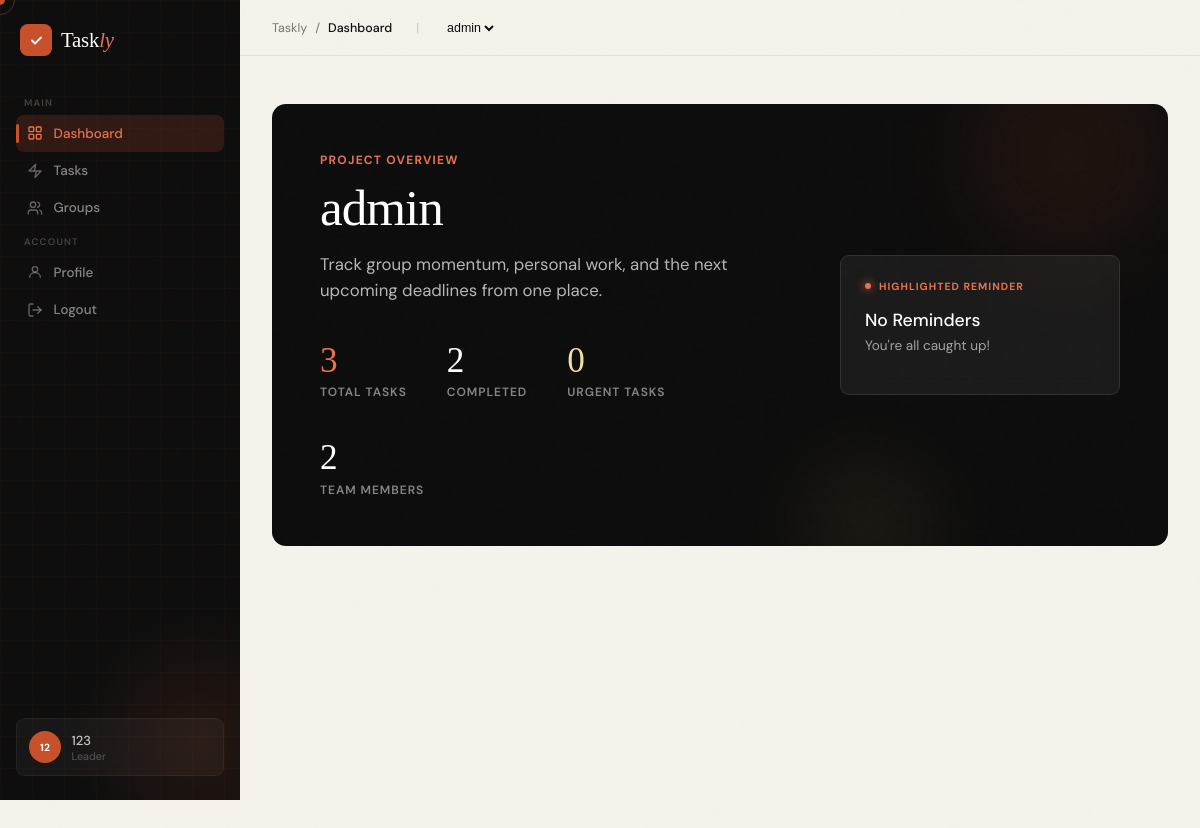
The page /dashboard (signed in) on the database its author committed.
### app.py (models this page shows)
class User(db.Model):
    id = db.Column(db.Integer, primary_key=True)
    username = db.Column(db.String(80), unique=True, nullable=False)
    password_hash = db.Column(db.String(200), nullable=False)
    github_username = db.Column(db.String(80), nullable=True)  # Added for GitHub API
    group_role = db.Column(db.String(20), default='Member')
    current_group_id = db.Column(db.Integer, db.ForeignKey('group.id'), nullable=True)
    tasks = db.relationship('Task', backref='assignee', lazy=True)
    groups = db.relationship('Group', secondary=user_group_association, back_populates='users')

class Group(db.Model):
    id = db.Column(db.Integer, primary_key=True)
    name = db.Column(db.String(120), nullable=False)
    invite_code = db.Column(db.String(6), unique=True, nullable=False)
    repo_url = db.Column(db.String(255), nullable=True)
    is_non_coding = db.Column(db.Boolean, default=False)  # Group level setting
    users = db.relationship('User', secondary=user_group_association, back_populates='groups')
    tasks = db.relationship('Task', backref='group', lazy=True, cascade="all, delete-orphan")

### app.py (the view)
@app.route('/dashboard')
def dashboard():
    user = get_current_user()
    if not user:
        return redirect(url_for('login'))
    active_group = get_active_group(user)
    team_members = active_group.users if active_group else []
    all_tasks = active_group.tasks if active_group else []
    if user.group_role in ['Leader', 'Co-Leader']:
        filtered_tasks = all_tasks
    else:
        filtered_tasks = [t for t in all_tasks if t.assignee_id == user.id or t.is_reminder]
    tasks = [t for t in filtered_tasks if not t.is_reminder]
    reminders = [t for t in filtered_tasks if t.is_reminder]
    tasks_in_progress = sum(1 for t in tasks if t.status_color != 'bg-success')
    def sort_key(r):
        return r.deadline if r.deadline else date.max
    reminders.sort(key=sort_key)
    highlighted_reminder = next((r for r in reminders if r.is_highlighted), None)
    if not highlighted_reminder and reminders:
        highlighted_reminder = reminders[0]  # Default highlight
    group_completion_rate = 0
    if tasks:
        coding_tasks = [t for t in tasks if not t.is_non_coding]
        standard_tasks = [t for t in tasks if t.is_non_coding]
        coding_rate = 0
        if coding_tasks:
            total_actual_loc = sum(min(t.actual_loc, t.target_loc) for t in coding_tasks)
            total_target_loc = sum(t.target_loc for t in coding_tasks)
            if total_target_loc > 0:
                coding_rate = (total_actual_loc / total_target_loc) * 100
        standard_rate = 0
        if standard_tasks:
            completed_standard = sum(1 for t in standard_tasks if t.status_color == 'bg-success')
            standard_rate = (completed_standard / len(standard_tasks)) * 100
        if coding_tasks and standard_tasks:
            total_weight = len(coding_tasks) + len(standard_tasks)
            group_completion_rate = ((coding_rate * len(coding_tasks)) + (standard_rate * len(standard_tasks))) / total_weight
        elif coding_tasks:
            group_completion_rate = coding_rate
        elif standard_tasks:
            group_completion_rate = standard_rate
    return render_template('dashboard.html',
                           current_user=user,
                           group=active_group,
                           team_members=team_members,
                           tasks=tasks,
                           reminders=reminders,
                           highlighted_reminder=highlighted_reminder,
                           group_completion_rate=group_completion_rate,
                           tasks_in_progress=tasks_in_progress)

### app.py (called while the page is built)
def get_current_user():
    if 'user_id' not in session:
        return None
    user = db.session.get(User, session['user_id'])
    if not user:
        session.pop('user_id', None)
    return user

def get_active_group(user):
    if not user.groups:
        return None
    if user.current_group_id:
        active_group = db.session.get(Group, user.current_group_id)
        if active_group in user.groups:
            return active_group
    user.current_group_id = user.groups[0].id
    db.session.commit()
    return user.groups[0]

@app.context_processor
def inject_global_vars():
    user = get_current_user()
    if user:
        user.is_authenticated = True
    else:
        user = type('AnonymousUser', (), {'is_authenticated': False, 'groups': []})()
    return dict(current_user=user, today=date.today())

### template/dashboard.html (shortened to what this page needs)
{% extends "base.html" %}
{% block breadcrumb %}Dashboard{% endblock %}
{% block content %}
<section class="dash-hero">
  <div class="hero-orb-1"></div>
  <div class="hero-orb-2"></div>
  <div class="dash-hero-inner">
    <div>
      <div class="hero-eyebrow">Project Overview</div>
      <h1>{{ group.name if group else 'No Active Project' }}</h1>
      <p>Track group momentum, personal work, and the next upcoming deadlines from one place.</p>
      <div class="hero-stats-row">
        <div class="hero-stat">
          <div class="hero-stat-num accent">{{ tasks|length }}</div>
          <div class="hero-stat-label">Total tasks</div>
        </div>
        <div class="hero-stat">
          <div class="hero-stat-num">{{ tasks|selectattr("status_color", "equalto", "bg-success")|list|length }}</div>
          <div class="hero-stat-label">Completed</div>
        </div>
        <div class="hero-stat">
          <div class="hero-stat-num gold">{{ tasks|selectattr("status_color", "equalto", "bg-danger")|list|length }}</div>
          <div class="hero-stat-label">Urgent tasks</div>
        </div>
        <div class="hero-stat">
          <div class="hero-stat-num">{{ team_members|length }}</div>
          <div class="hero-stat-label">Team Members</div>
        </div>
      </div>
    </div>
    {% if group %}
    <div class="focus-card">
      <div class="focus-label">Highlighted Reminder</div>
      {% if highlighted_reminder %}
      <div class="focus-task">{{ highlighted_reminder.title }}</div>
      <div class="focus-meta">{{ highlighted_reminder.description }}</div>
      {% set delta = (highlighted_reminder.deadline - today).days if highlighted_reminder.deadline else 0 %}
      <div class="focus-pct" style="color:var(--gold-light); font-weight:700;">
        {% if highlighted_reminder.deadline %}
          {% if delta < 0 %}
            Overdue by {{ delta|abs }} days
          {% elif delta == 0 %}
            Happening Today
          {% else %}
            {{ delta }} days remaining
          {% endif %}
        {% else %}
          No date set
        {% endif %}
      </div>
      {% else %}
      <div class="focus-task">No Reminders</div>
      <div class="focus-meta">You're all caught up!</div>
      {% endif %}
    </div>
    {% endif %}
  </div>
</section>
<div class="action-grid">
</div>
{% endblock %}

### template/base.html (shortened to what this page needs)
<!DOCTYPE html>
<html lang="en">
<head>
</head>
<body>
{% if current_user.is_authenticated %}
<aside class="sidebar">
  <div class="sidebar-orb"></div>
  <div class="sidebar-inner">
    <a href="{{ url_for('index') }}" class="sidebar-logo">
      <div class="sidebar-logo-mark"><svg width="15" height="15" viewBox="0 0 20 20" fill="none"><polyline points="4,10 8,14 16,6" stroke="#fff" stroke-width="2.4" stroke-linecap="round" stroke-linejoin="round"/></svg></div>
      <span class="sidebar-logo-name">Task<em>ly</em></span>
    </a>
    <div class="sidebar-section-label">Main</div>
    <a href="{{ url_for('dashboard') }}" class="nav-item {% if request.endpoint == 'dashboard' %}active{% endif %}">
      Dashboard
    </a>
    <a href="{{ url_for('tasks') }}" class="nav-item {% if request.endpoint == 'tasks' %}active{% endif %}">
      <svg viewBox="0 0 24 24" fill="none" stroke="currentColor" stroke-width="2" stroke-linecap="round" stroke-linejoin="round"><path d="m13 2-2 10h10l-9 10 2-10H3Z"/></svg>
      Tasks
    </a>
    <a href="{{ url_for('groups') }}" class="nav-item {% if request.endpoint == 'groups' %}active{% endif %}">
      <svg viewBox="0 0 24 24" fill="none" stroke="currentColor" stroke-width="2" stroke-linecap="round" stroke-linejoin="round"><path d="M16 21v-2a4 4 0 0 0-4-4H6a4 4 0 0 0-4 4v2"/><circle cx="9" cy="7" r="4"/><path d="M22 21v-2a4 4 0 0 0-3-3.87"/><path d="M16 3.13a4 4 0 0 1 0 7.75"/></svg>
      Groups
    </a>
    <div class="sidebar-section-label">Account</div>
    <a href="#" class="nav-item" onclick="document.getElementById('profile-modal').classList.add('active'); return false;">
      <svg viewBox="0 0 24 24" fill="none" stroke="currentColor" stroke-width="2" stroke-linecap="round" stroke-linejoin="round"><circle cx="12" cy="8" r="4"/><path d="M4 20c0-4 3.6-7 8-7s8 3 8 7"/></svg>
      Profile
    </a>
    <a href="{{ url_for('logout') }}" class="nav-item">
      <svg viewBox="0 0 24 24" fill="none" stroke="currentColor" stroke-width="2" stroke-linecap="round" stroke-linejoin="round"><path d="M9 21H5a2 2 0 0 1-2-2V5a2 2 0 0 1 2-2h4"/><polyline points="16 17 21 12 16 7"/><line x1="21" y1="12" x2="9" y2="12"/></svg>
      Logout
    </a>
  </div>
  <div class="sidebar-footer">
    <a href="#" class="sidebar-user" onclick="document.getElementById('profile-modal').classList.add('active'); return false;">
      <div class="user-av">{{ current_user.username[:2]|upper }}</div>
      <div>
        <div class="user-name">{{ current_user.username }}</div>
        <div class="user-role">{{ current_user.group_role }}</div>
      </div>
    </a>
  </div>
</aside>
<div class="layout-app">
  <header class="topbar">
    <div class="topbar-breadcrumb" style="display:flex; align-items:center; gap:0.5rem; font-size:0.78rem; color:var(--muted);">
      <span>Taskly</span><span>/</span><strong style="color:var(--ink); font-weight:500;">{% block breadcrumb %}Dashboard{% endblock %}</strong>
      {% if current_user.groups %}
      <span class="topbar-sep" style="margin-left: 1rem; opacity:0.35;">|</span>
      <form action="{{ url_for('switch_group', group_id=0) }}" method="POST" style="display:inline; margin-left: 1rem;" id="group-switch-form">
        <select class="group-selector" name="group_id" onchange="document.getElementById('group-switch-form').action='{{ url_for('switch_group', group_id=0) }}'.replace('0', this.value); this.form.submit();">
          {% for g in current_user.groups %}
            <option value="{{ g.id }}" {% if current_user.current_group_id and g.id == current_user.current_group_id %}selected{% endif %}>
              {{ g.name }}
            </option>
          {% endfor %}
        </select>
      </form>
      {% endif %}
    </div>
  </header>
  <main class="main-content">
    {% block content %}{% endblock %}
  </main>
</div>
{% else %}
  {% block landing_content %}{% endblock %}
{% endif %}
</body>
</html>

### rows shown on the page
User: username "12", username "123", group_role "Leader", group_id "admin"
Group: name "admin"

### other values the page prints
{{ tasks|length }} "3"
{{ tasks|selectattr("status_color", "equalto", "bg-success")|list|length }} "2"
{{ tasks|selectattr("status_color", "equalto", "bg-danger")|list|length }} "0"
{{ team_members|length }} "2"
